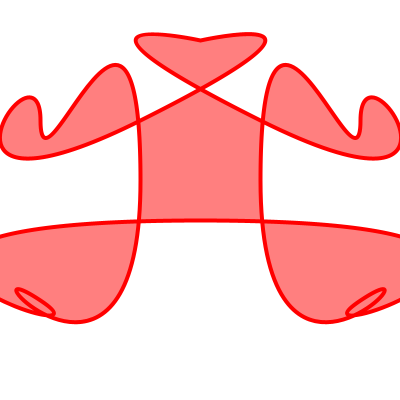
Frame 1 (no input)
Frame 60 (the mouse pressed at the canvas centre just before this capture): identical to frame 1, image omitted
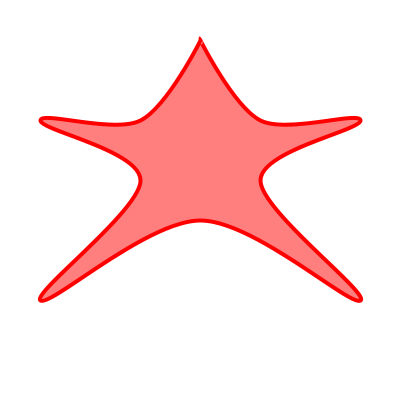
Frame 120 (the mouse held since frame 60 and released just before this capture)

The Processing sketch that drew these frames (run headless with seeded random() and noise(); from frame 60 on, the mouse is pressed at the canvas centre):

// Processing sketch: complexShapesExample
// ── complexShapesExample.pde
void setup() {
  size(400, 400);
}

void draw() {
  background(255);
  
  curveTightness( (float) (mouseX - 200) / 25 );
  stroke(255, 0, 0);
  strokeWeight(4);
  fill(255, 0, 0, 128);
  beginShape();
  //First Control Point
  curveVertex(140, 120);
  //First Point
  curveVertex(200, 40);
  
  curveVertex(140, 120);
  curveVertex(40, 120);
  curveVertex(140, 180);
  curveVertex(40, 300);
  
  curveVertex(200, 220);
 
  curveVertex(360, 300);
  curveVertex(260, 180);
  curveVertex(360, 120);
  curveVertex(260, 120);
  
  //End Point
  curveVertex(200, 40);
  //End Control Point
  curveVertex(260, 120);
 
  endShape();
}
